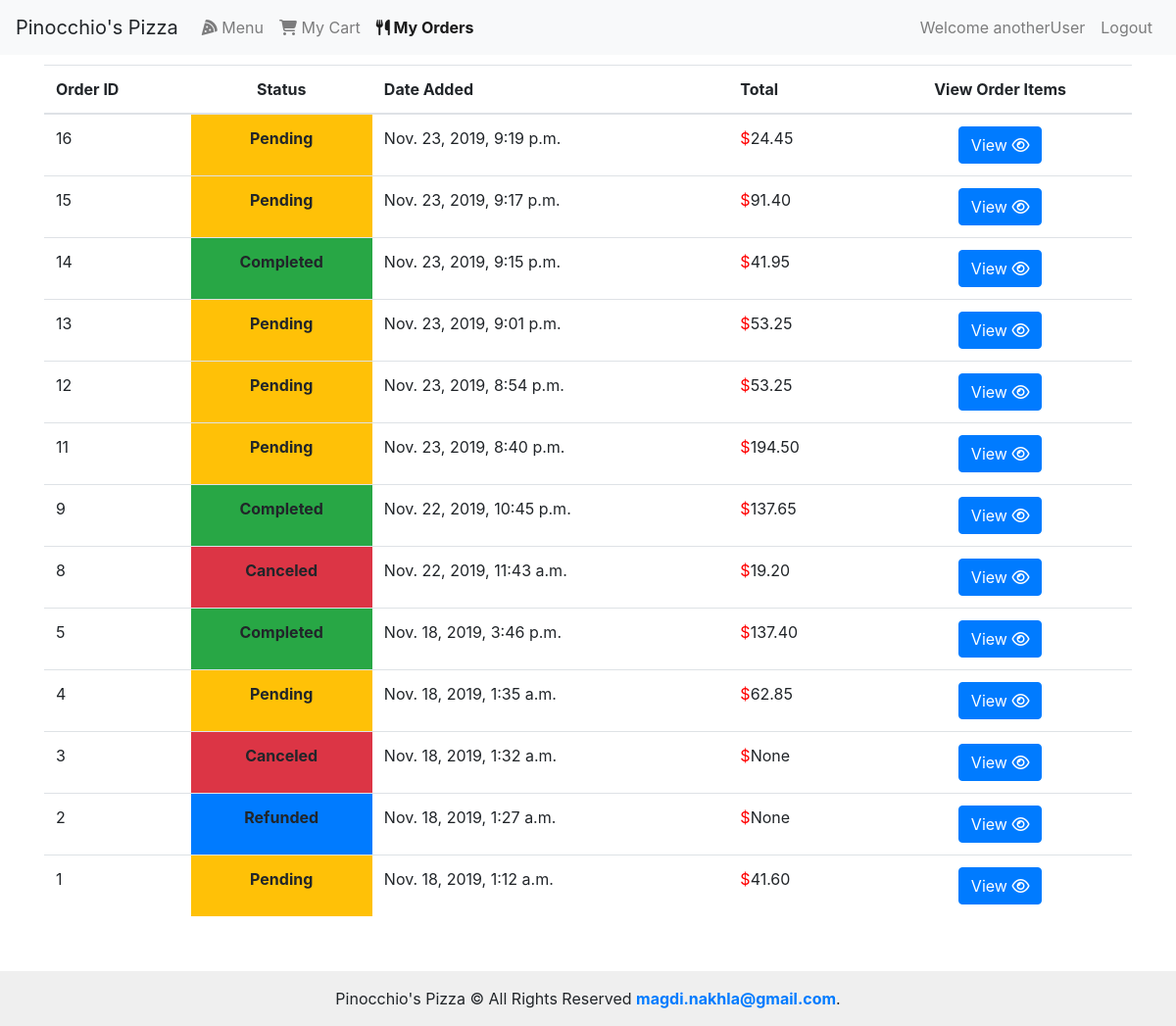
Page /myorders/ (signed in) on the committed database.
### orders/models.py (models this page shows, shortened)
class Order(models.Model):
    STATUS = [
        ("P","Pending"),
        ("C","Completed"),
        ("D","Delivered"),
        ("R","Refunded" ),
        ("N","Canceled")
    ]
    user = models.ForeignKey(User, on_delete=models.CASCADE, related_name='orders')
    status = models.CharField(max_length=1, choices=STATUS, default="P")
    created = models.DateTimeField(auto_now_add=True)
    modified = models.DateTimeField(auto_now=True)
    total_price = models.DecimalField(max_digits=5, decimal_places=2, blank=True, null=True) # Total Order Price (sum of all items total_price)

### orders/views.py (the view)
# urls.py: path("myorders/", views.myOrders, name="myOrders"),
@login_required
def myOrders(request):
    context = {
        "orders": Order.objects.filter(user=request.user),
        'current_Page' : 'My Orders'
    }
    return render(request, "orders/myorders.html", context)

### orders/templates/orders/myorders.html
{% extends "orders/base.html" %}
{% block content%}
<div class="container">
  <div class="row">
    <div class="col-lg-12">
        <table class="table">
            <thead>
                <tr>
                    <th>Order ID</th>
                    <th class="text-center" scope="col">Status</th>
                    <th scope="col">Date Added</th>
                    <th>Total</th>
                    <th class="text-center">View Order Items</th>
                </tr>
            </thead>
            <tbody>
                {% for order in orders|dictsortreversed:"id" %}
                <tr>
                    <td>{{ order.id }}</td>
                    {% if order.status == "P" %}
                    <td class="bg-warning text-center"><strong>{{order.get_status_display}}</strong></td>
                    {% elif order.status == "C" %}
                    <td class="bg-success text-center"><strong>{{order.get_status_display}}</strong></td>
                    {% elif order.status == "N" %}
                    <td class="bg-danger text-center"><strong>{{order.get_status_display}}</strong></td>
                    {% elif order.status == "R" %}
                    <td class="bg-primary text-center"><strong>{{order.get_status_display}}</strong></td>
                    {% endif %}
                    <td>{{ order.created }}</td>
                    <td class="currency">{{ order.total_price }}</td>
                    <td class="text-center"><a class="btn btn-primary" href="{% url 'myOrderItems' order.id %}">View <i class="far fa-eye"></i></a></td>
                </tr>
                {% endfor %}
            </tbody>
        </table>
    </div>
  </div>
</div>
{% endblock %}

### orders/templates/orders/base.html (shortened to what this page needs)
{% load static %}
<!DOCTYPE html>
<html>
  <head>
    <link rel="stylesheet" href="https://stackpath.bootstrapcdn.com/bootstrap/4.3.1/css/bootstrap.min.css">
    <link rel="stylesheet" href="{% static 'orders/css/main.css' %}">
  </head>
  <body>
    <nav class="navbar navbar-expand-lg navbar-light bg-light">
      <a class="navbar-brand">Pinocchio's Pizza</a>
      <div class="collapse navbar-collapse" id="navbarSupportedContent">
        <ul class="navbar-nav mr-auto">
          <li class="nav-item {% if current_Page == 'Menu' %} active font-weight-bold {% endif %}">
            <a class="nav-link" href="{% url 'index' %}"><i class="fas fa-pizza-slice"></i> Menu  <span class="sr-only">(current)</span></a>
          </li>
          <li class="nav-item {% if current_Page == 'My Cart' %} active font-weight-bold {% endif %}">
            <a class="nav-link" href="{% url 'cart_items' %}"><i class="fas fa-shopping-cart"></i> My Cart</a>
          </li>
          <li class="nav-item {% if current_Page == 'My Orders' %} active font-weight-bold {% endif %}">
            <a class="nav-link" href="{% url 'myOrders' %}"><i class="fas fa-utensils"></i> My Orders</a>
          </li>
        </ul>
        <ul class="navbar-nav ml-auto">
        {% if user.is_authenticated %}
          <li class="nav-item">
            <a class="nav-link  {% if current_Page == 'Profile' %} active font-weight-bold {% endif %}" href="{% url 'profile' %}"> Welcome {{user}}</a>
          </li>
          <li class="nav-item">
            <a class="nav-link" href="{% url 'logout' %}">Logout</a>
          </li>
        {% endif %}
        </ul>
      </div>
    </nav>
    <div class="container"  class="col-lg-12">
      <div class="row">
        {% block content %}{% endblock %}
      </div>
    </div>
    <div class="footer">Pinocchio's Pizza © All Rights Reserved <strong><a href="mailto:magdi.nakhla@gmail.com">magdi.nakhla@gmail.com</a></strong>.</div>
    </body>
</html>

### orders/static/orders/css/main.css (style rules this page uses)
.container { padding-top: 5px; }
.currency::before { color: red; content: "$"; }
html { height: 100%; box-sizing: border-box; }
body { position: relative; margin: 0; padding-bottom: 6rem; min-height: 100%; }
.footer { position: absolute; right: 0; bottom: 0; left: 0; padding: 1rem; background-color: #efefef; text-align: center; }

### rows in the picture
Order: id "16", status "Pending", created "Nov. 23, 2019, 9:19 p.m.", total_price "24.45"
Order: id "15", status "Pending", created "Nov. 23, 2019, 9:17 p.m.", total_price "91.40"
Order: id "14", status "Completed", created "Nov. 23, 2019, 9:15 p.m.", total_price "41.95"
Order: id "13", status "Pending", created "Nov. 23, 2019, 9:01 p.m.", total_price "53.25"
Order: id "12", status "Pending", created "Nov. 23, 2019, 8:54 p.m.", total_price "53.25"
Order: id "11", status "Pending", created "Nov. 23, 2019, 8:40 p.m.", total_price "194.50"
Order: id "9", status "Completed", created "Nov. 22, 2019, 10:45 p.m.", total_price "137.65"
Order: id "8", status "Canceled", created "Nov. 22, 2019, 11:43 a.m.", total_price "19.20"
Order: id "5", status "Completed", created "Nov. 18, 2019, 3:46 p.m.", total_price "137.40"
Order: id "4", status "Pending", created "Nov. 18, 2019, 1:35 a.m.", total_price "62.85"
Order: id "3", status "Canceled", created "Nov. 18, 2019, 1:32 a.m.", total_price "None"
Order: id "2", status "Refunded", created "Nov. 18, 2019, 1:27 a.m.", total_price "None"
Order: id "1", status "Pending", created "Nov. 18, 2019, 1:12 a.m.", total_price "41.60"

### other values in the picture
{{ user }} "anotherUser"
